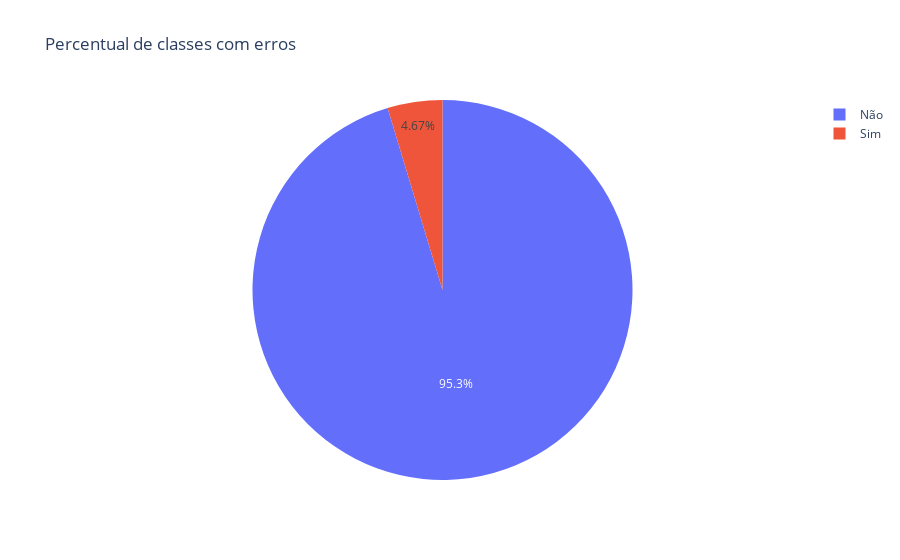

Notebook code cell kept with this figure:
### Code cell
fig = px.pie(p,values='count', names='index', title='Percentual de classes com erros')
fig.show()

### Figure 1 — Plotly figure (JSON) as saved in the notebook; plotly's stock layout.template omitted (floating-point values rounded to 4 significant figures)
{"data": [{"domain": {"x": [0, 1], "y": [0, 1]}, "hovertemplate": "index=%{label}<br>count=%{value}<extra></extra>", "labels": ["Não", "Sim"], "legendgroup": "", "name": "", "showlegend": true, "type": "pie", "values": [143, 7]}], "layout": {"legend": {"tracegroupgap": 0}, "title": {"text": "Percentual de classes com erros"}}}
